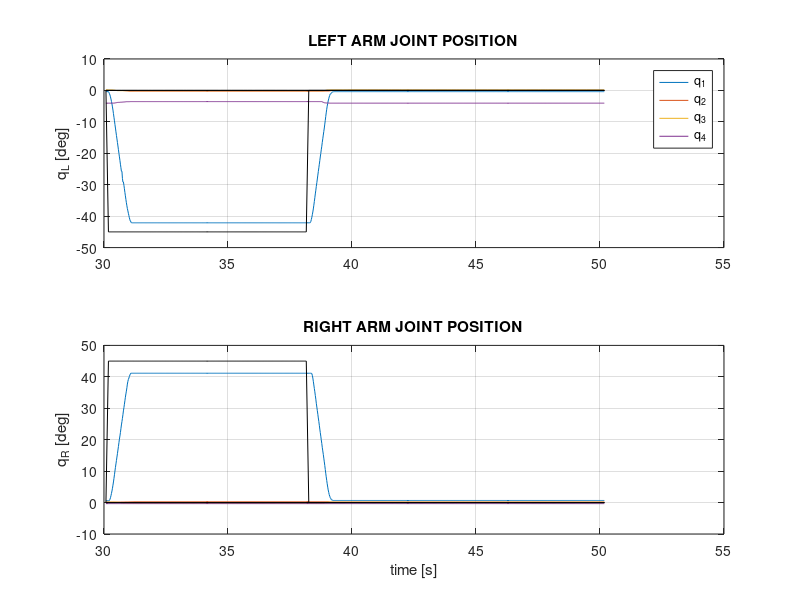
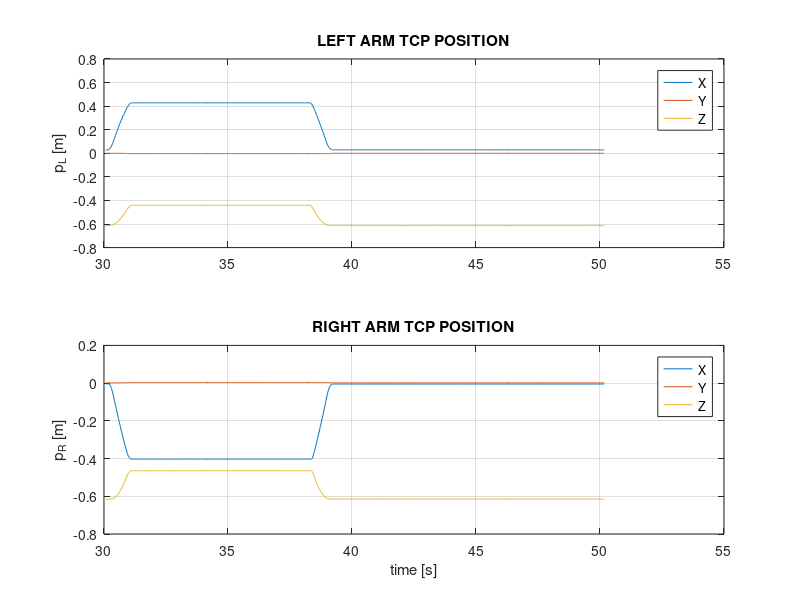
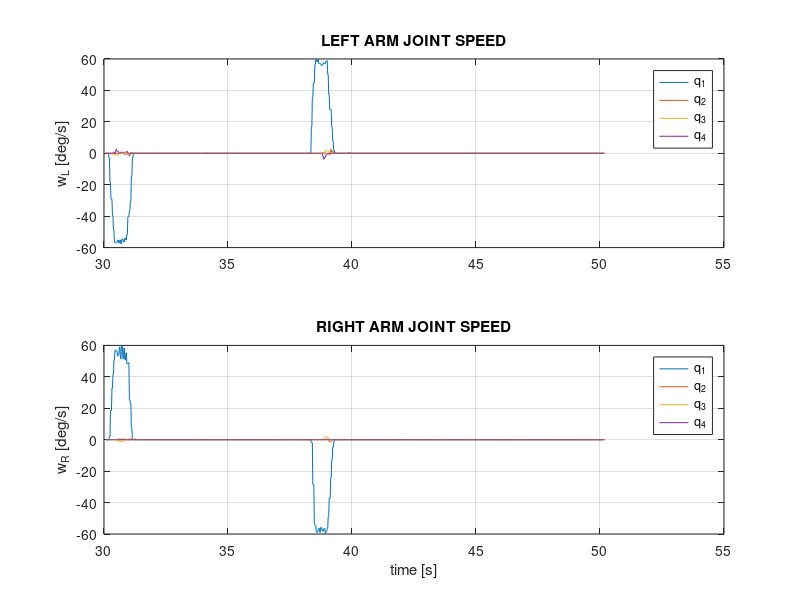
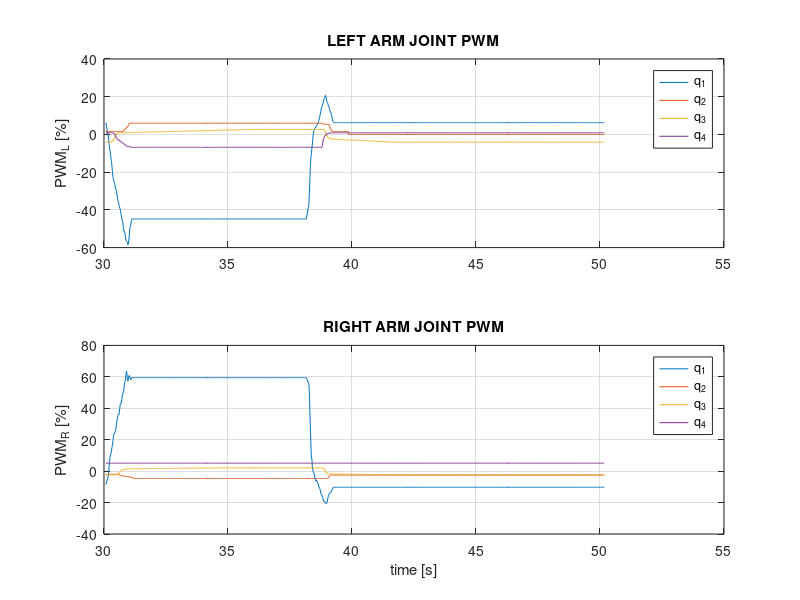

Write the MATLAB code that produced these figures, in order. (Note: this script raises an error after producing the figures.)
data = load('Step_Yaw_Video_11h19min.txt');

index = 1;

t = data(:,index);
index = index + 1;

qLref = data(:,index:index + 3);
index = index + 4;
qRref = data(:,index:index + 3);
index = index + 4;

qL = 180/pi*data(:,index:index + 3);
index = index + 4;
qR = 180/pi*data(:,index:index + 3);
index = index + 4;

dqLdt = data(:,index:index + 3);
index = index + 4;
dqRdt = data(:,index:index + 3);
index = index + 4;

pwmL = 100*data(:,index:index + 3);
index = index + 4;
pwmR = 100*data(:,index:index + 3);
index = index + 4;

pL = data(:,index:index + 2);
index = index + 3;
pR = data(:,index:index + 2);
index = index + 3;

gripperLState = data(:,index);
index = index + 1;
gripperRState = data(:,index);
index = index + 1;

imuRPY = data(:,index:index + 2);
index = index + 3;
imuAxyz = data(:,index:index + 2);
index = index + 3;
imuGxyz = data(:,index:index + 2);
index = index + 3;

multirotorPosition = data(:,index:index + 2);
index = index + 3;
multirotorQuaternion = data(:,index:index + 3);
index = index + 4;

dualArmPosition = data(:,index:index + 2);
index = index + 3;
dualArmQuaternion = data(:,index:index + 3);
index = index + 4;

powerLinePosition = data(:,index:index + 2);
index = index + 3;
powerLineQuaternion = data(:,index:index + 3);
index = index + 4;


%% PLOT ARMS DATA %%

figure(1)
subplot(2,1,1), plot(t, qL)
hold on
grid on
subplot(2,1,1), plot(t, qLref, 'k')
ylabel('q_L [deg]')
legend('q_1', 'q_2', 'q_3', 'q_4')
title('LEFT ARM JOINT POSITION')
subplot(2,1,2), plot(t, qR)
hold on
grid on
subplot(2,1,2), plot(t, qRref, 'k')
ylabel('q_R [deg]')
title('RIGHT ARM JOINT POSITION')
xlabel('time [s]')

figure(2)
subplot(2,1,1), plot(t, pL)
hold on
grid on
ylabel('p_L [m]')
legend('X', 'Y', 'Z')
title('LEFT ARM TCP POSITION')
subplot(2,1,2), plot(t, pR)
hold on
grid on
ylabel('p_R [m]')
legend('X', 'Y', 'Z')
title('RIGHT ARM TCP POSITION')
xlabel('time [s]')

figure(3)
subplot(2,1,1), plot(t, dqLdt)
hold on
grid on
ylabel('w_L [deg/s]')
legend('q_1', 'q_2', 'q_3', 'q_4')
title('LEFT ARM JOINT SPEED')
subplot(2,1,2), plot(t, dqRdt)
hold on
grid on
ylabel('w_R [deg/s]')
legend('q_1', 'q_2', 'q_3', 'q_4')
title('RIGHT ARM JOINT SPEED')
xlabel('time [s]')

figure(4)
subplot(2,1,1), plot(t, pwmL)
hold on
grid on
ylabel('PWM_L [%]')
legend('q_1', 'q_2', 'q_3', 'q_4')
title('LEFT ARM JOINT PWM')
subplot(2,1,2), plot(t, pwmR)
hold on
grid on
ylabel('PWM_R [%]')
legend('q_1', 'q_2', 'q_3', 'q_4')
title('RIGHT ARM JOINT PWM')
xlabel('time [s]')

% 
% %% PLOT IMU DATA %%
% 
figure(5)
subplot(3,1,1), plot(t, imuRPY)
hold on
grid on
title('IMU Orientation')
ylabel('orientation [deg]')
v = axis;
v(3) = -30;
v(4) = 30;
axis(v)
legend('Roll', 'Pitch', 'Yaw')
subplot(3,1,2), plot(t, imuAxyz)
hold on
grid on
title('IMU Acceleration')
ylabel('accel [m/s^2]')
v = axis;
v(3) = -2;
v(4) = 2;
axis(v)
legend('A_x', 'A_y', 'A_z')
subplot(3,1,3), plot(t, imuGxyz)
v = axis;
v(3) = -50;
v(4) = 50;
axis(v)
hold on
grid on
title('IMU Angular Speed')
ylabel('gyro [deg/s]')
legend('G_x', 'G_y', 'G_z')
xlabel('time [s]')
% 
% 
% %% PLOT OPTI-TRACK DATA %%
% 
% figure(6)
% subplot(2,1,1), plot(t, multirotorPosition)
% hold on
% grid on
% title('MULTIROTOR POSITION')
% legend('X', 'Y', 'Z')
% subplot(2,1,2), plot(t, 180/pi*quat2eul(multirotorQuaternion(:,1:4), 'ZYX'))
% ylabel('orientation [deg]')
% legend('X', 'Y', 'Z')
% xlabel('time [s]')

figure(7)
subplot(2,1,1), plot(t, dualArmPosition - dualArmPosition(1,1:3))
hold on
grid on
title('DUAL ARM POSITION DEVIATION')
ylabel('position [m]')
legend('X', 'Y', 'Z')
a = 180/pi*quat2eul(dualArmQuaternion(:,1:4), 'ZYX');
a(:,1:2) = a(:,1:2) * (-1);
for i = 1:length(a)
     if a(i,1) < 0
         a(i,1) = a(i,1) + 180;
     else
         a(i,1) = a(i,1) - 180;
     end
end
subplot(2,1,2), plot(t, a)
grid on
ylabel('orientation [deg]')
legend('X', 'Y', 'Z')
xlabel('time [s]')

% figure(8)
% subplot(2,1,1), plot(t, powerLinePosition)
% hold on
% grid on
% title('POWER LINE POSITION')
% legend('X', 'Y', 'Z')
% subplot(2,1,2), plot(t, 180/pi*quat2eul(powerLineQuaternion(:,1:4), 'ZYX'))
% ylabel('orientation [deg]')
% legend('X', 'Y', 'Z')
% xlabel('time [s]')
